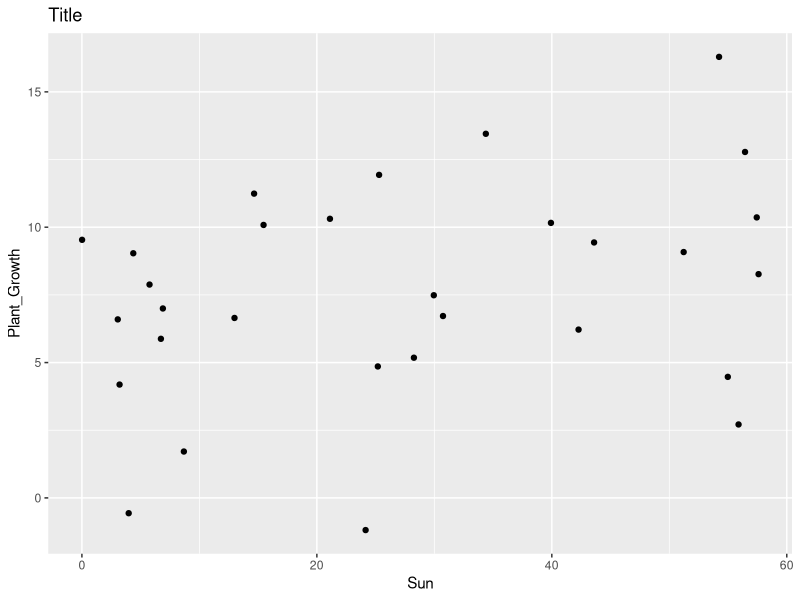

The R source for this figure:
## ---- chunk 1
# Load packages
library(tidyverse)
set.seed(222)
## ---- chunk 2
# Define parameters
beta_0 <- 2
beta_1 <- 0.2
sigma <- 4
## ---- chunk 3
# Generate random values
sun <- runif(n = 30, min = 0, max = 60)
## ---- chunk 4
# Calculate the _expected_ value of the response
exp_pg <- beta_0 + beta_1 * sun
## ---- chunk 5
# Simulate response variable
plant_growth <- rnorm(
  n = 30,
  mean = mean(exp_pg),
  sd = sigma
)
## ---- chunk 6
# Visualize
plant_df <- tibble(Sun = sun,
        Plant_Growth = plant_growth)

ggplot(plant_df, aes(x = Sun, y = Plant_Growth)) +
    geom_point() +
    labs(title = "Title")
## ---- chunk 7
# Create lm model
plant_lm <- lm(Plant_Growth ~ Sun, data = plant_df)
## ---- chunk 8
summary(plant_lm)
sigma(plant_lm)
## ---- chunk 9
# Keep your predictor variable the same, but increase sigma by 2x
double_sigma <- sigma * 2
# Modify the following lines of code to re-run your simulation with the bigger sigma
expected_response2 <- beta_0 + beta_1 * sun
response_variable2 <- rnorm(
  n = 30,
  mean = mean(expected_response2),
  sd = double_sigma
)
plant_df2 <- tibble(Sun = sun, Plant_Growth = response_variable2)
model2 <- lm(Plant_Growth ~ Sun, data = plant_df2)

# Get your betas and their standard errors
summary(model2)
sigma(model2)
# How do they compare to the population parameters, relative to the original simulation?
## ---- chunk 10
# Now increase n by 2x. You'll need to create more predictor variable values.
# Generate random values
sun3 <- runif(n = 60, min = 0, max = 60)

# Modify the following lines of code to re-run your simulation with the bigger n
expected_response3 <- beta_0 + beta_1 * sun3 #?
response_variable3 <- rnorm(
  n = 60,
  mean = mean(expected_response3),
  sd = sigma
)

plant_df3 <- tibble(Sun = sun3, Plant_Growth = response_variable3)

model3 <- lm(Plant_Growth ~ Sun, data = plant_df3)

# Get your betas and their standard errors
summary(model3)
sigma(model3)
# How do they compare to the population parameters, relative to the original simulation?
